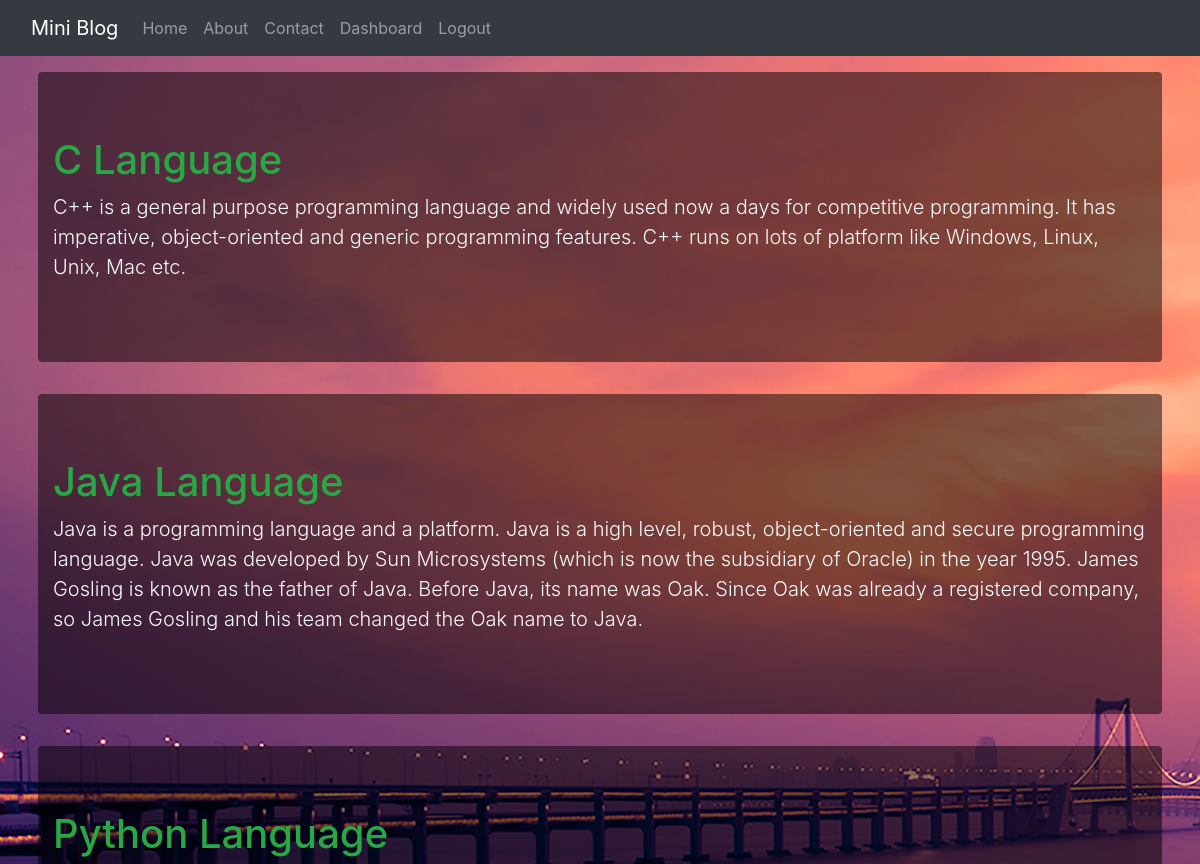
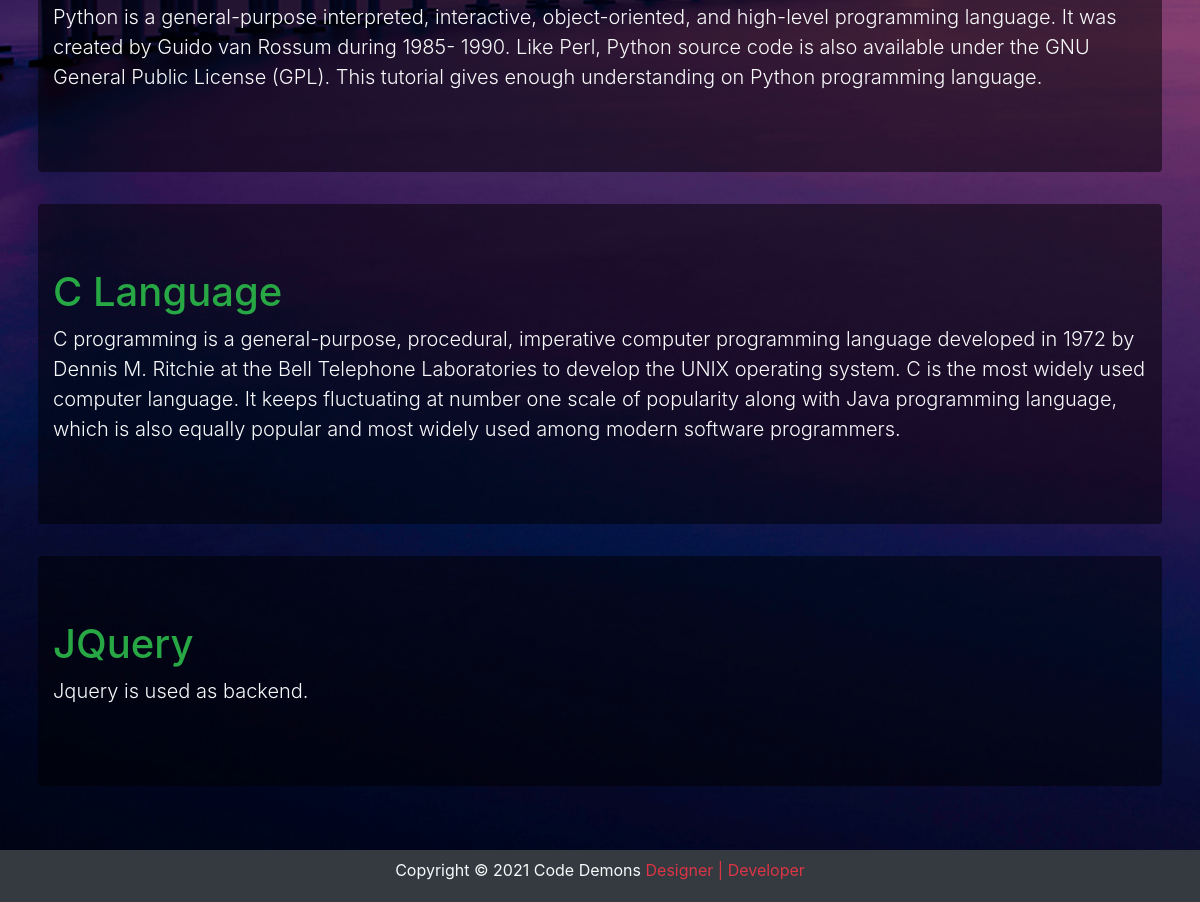
The app's page / (signed in) with its own data (2 pictures, top to bottom).
### blog/models.py (models this page shows)
class Post(models.Model):
    title = models.CharField(max_length=150)
    desc = models.TextField()

### blog/views.py (the view)
# urls.py: 2. Add a URL to urlpatterns:  path('', views.home, name='home')
def home(request):
    posts = Post.objects.all()
    return render(request, 'blog/home.html', {'posts' : posts})

### blog/templates/blog/home.html
{% extends 'blog/base.html' %}
{% load static %}
{% block content %}
<div class="my-2 p-2">
    {% for post in posts %}
      <div class="jumbotron jumbotron-fluid jumbo-color rounded">
          <div class="container">
            <h1 class="text-success">{{ post.title }}</h1>
            <p class="lead text-light font-weight-500">{{ post.desc }}</p>
          </div>
      </div>
    {% endfor %}
</div>
{% endblock content %}

### blog/static/blog/css/style.css (style rules this page uses)
body { background: url("../../images/bg.jpg"); background-repeat: no-repeat; background-size: cover; background-attachment: fixed; color: antiquewhite; }
.jumbo-color { background-color: rgba(0, 0, 0, 0.5); backdrop-filter: 10px; }

### records on screen
Post: title "C Language", desc "C++ is a general purpose programming language and widely used now a days for competitive programming. It has imperative, object-oriented and generic programming features. C++ runs on lots of platform like Windows, Linux, Unix, Mac etc."
Post: title "Java Language", desc "Java is a programming language and a platform. Java is a high level, robust, object-oriented and secure programming language. Java was developed by Sun Microsystems (which is now the subsidiary of Oracle) in the year 1995. James Gosling is known as the father of Java. Before Java, its name was Oak. Since Oak was already a registered company, so James Gosling and his team changed the Oak name to Java."
Post: title "Python Language", desc "Python is a general-purpose interpreted, interactive, object-oriented, and high-level programming language. It was created by Guido van Rossum during 1985- 1990. Like Perl, Python source code is also available under the GNU General Public License (GPL). This tutorial gives enough understanding on Python programming language."
Post: title "C Language", desc "C programming is a general-purpose, procedural, imperative computer programming language developed in 1972 by Dennis M. Ritchie at the Bell Telephone Laboratories to develop the UNIX operating system. C is the most widely used computer language. It keeps fluctuating at number one scale of popularity along with Java programming language, which is also equally popular and most widely used among modern software programmers."
Post: title "JQuery", desc "Jquery is used as backend."
